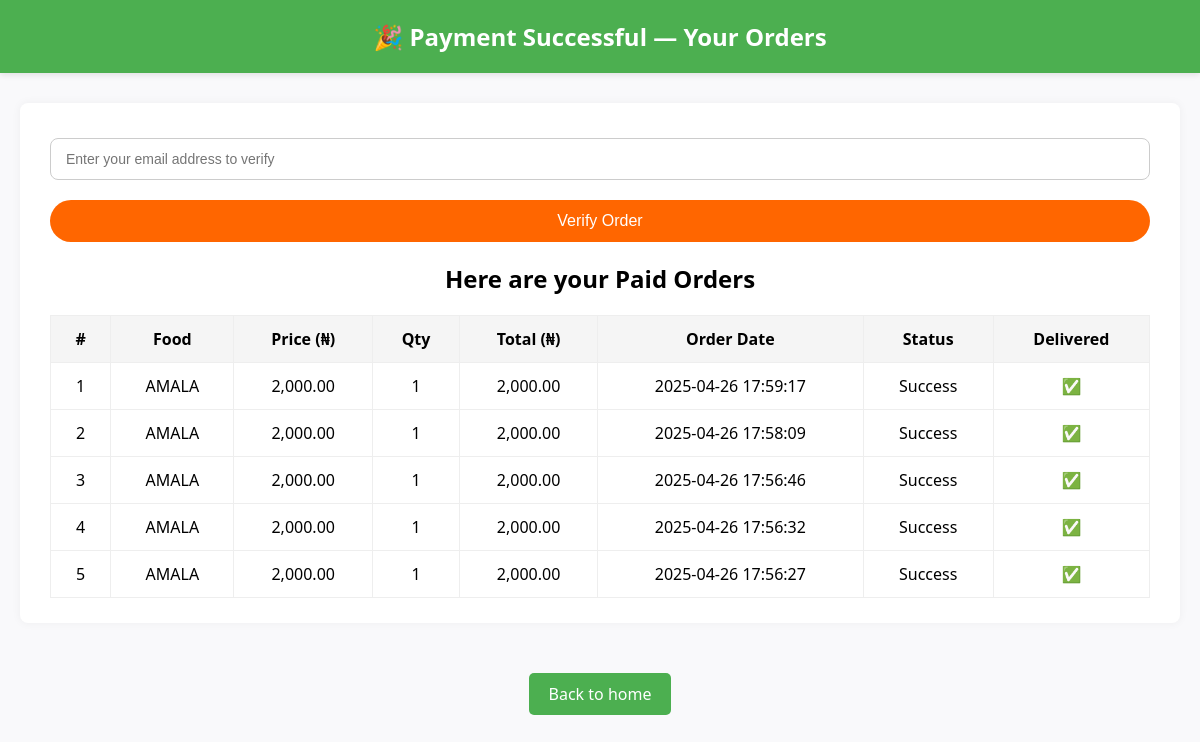
The page /view-orders.php?email=tofyvuqo@mailinator.com on the database its author committed.
### tables this page shows
CREATE TABLE `tbl_order` (
  `id` int(10) UNSIGNED NOT NULL,
  `food` varchar(150) NOT NULL,
  `price` decimal(10,2) NOT NULL,
  `qty` int(11) NOT NULL,
  `total` decimal(10,2) NOT NULL,
  `order_date` datetime NOT NULL,
  `status` varchar(50) NOT NULL,
  `customer_name` varchar(150) NOT NULL,
  `customer_contact` varchar(20) NOT NULL,
  `customer_email` varchar(150) NOT NULL,
  `customer_address` varchar(255) NOT NULL,
  `delivered` enum('Yes','No') NOT NULL DEFAULT 'No'
);

### view-orders.php (the view, shortened to what this page needs)
<?php
require __DIR__ . '/config/constants.php';
if (isset($_GET['email'])) {
    $customer_email = mysqli_real_escape_string($conn, $_GET['email']);
    $sql = "SELECT * FROM tbl_order WHERE customer_email = '$customer_email' AND status = 'Paid' ORDER BY order_date DESC";
    $res = mysqli_query($conn, $sql);
} else {
    $res = false;
}
?>
<!DOCTYPE html>
<html lang="en">
<head>
</head>
<body>
<div class="success-banner">
    🎉 Payment Successful — Your Orders
</div>
<div class="container">
    <form action="" method="get">
        <input type="email" name="email" placeholder="Enter your email address to verify" class="form-control">
        <button type="submit">Verify Order</button>
    </form>
    <h2 style="text-align: center;">Here are your Paid Orders</h2>
<?php if ($res && mysqli_num_rows($res) > 0): ?>
    <table>
        <tr>
            <th>#</th>
            <th>Food</th>
            <th>Price (₦)</th>
            <th>Qty</th>
            <th>Total (₦)</th>
            <th>Order Date</th>
            <th>Status</th>
            <th>Delivered</th>
        </tr>
        <?php
        $sn = 1;
        while ($row = mysqli_fetch_assoc($res)):
        ?>
            <tr>
                <td><?php echo $sn++; ?></td>
                <td><?php echo htmlspecialchars($row['food']); ?></td>
                <td><?php echo number_format($row['price'], 2); ?></td>
                <td><?php echo $row['qty']; ?></td>
                <td><?php echo number_format($row['total'], 2); ?></td>
                <td><?php echo $row['order_date']; ?></td>
                <td><?php echo ($row['status'] == 'Paid') ? 'Success' : 'Failed'; ?></td>
                <td>
                    <?php echo ($row['delivered'] == 'Yes') ? '✅' : '❌'; ?>
                </td>
            </tr>
        <?php endwhile; ?>
    </table>
<?php else: ?>
    <div class="no-orders">No successful orders found for your email.</div>
<?php endif; ?>
</div>
<div class="text-center">
 <p style="text-align:center;"><a href="index.php" class="back-button">Back to home</a></p>
</div>
</body>
</html>

### view-orders.php (style rules this page uses)
body { font-family: 'Segoe UI', Tahoma, Geneva, Verdana, sans-serif; margin: 0; padding: 0; background-color: #f9f9fb; }
input { width: 100%; padding: 12px 15px; margin: 10px 0; border: 1px solid #ccc; border-radius: 8px; outline: none; font-size: 14px; box-sizing: border-box; }
button { width: 100%; padding: 12px; background-color: #ff6600; color: white; border: none; border-radius: 25px; font-size: 16px; cursor: pointer; margin-top: 10px; transition: background 0.3s ease; }
.success-banner { background: #4CAF50; color: white; padding: 20px; text-align: center; font-size: 24px; font-weight: bold; box-shadow: 0 2px 6px rgba(0,0,0,0.1); }
.container { width: 95%; max-width: 1100px; margin: 30px auto; background: #fff; padding: 25px 30px; border-radius: 8px; box-shadow: 0 0 10px rgba(0,0,0,0.05); }
table { width: 100%; border-collapse: collapse; margin-top: 10px; }
th, td { padding: 12px 15px; border: 1px solid #eee; text-align: center; }
th { background-color: #f5f5f5; font-weight: 600; }
.back-button { display: inline-block; margin-top: 20px; padding: 10px 20px; background-color: #4CAF50; color: white; text-decoration: none; border-radius: 5px; transition: background 0.3s ease; }
td:last-child { color: #0f0; font-weight: 600; }

### rows shown on the page
tbl_order: food "AMALA", price "2,000.00", qty "1", total "2,000.00", order_date "2025-04-26 17:59:17", status "Success"
tbl_order: food "AMALA", price "2,000.00", qty "1", total "2,000.00", order_date "2025-04-26 17:58:09", status "Success"
tbl_order: food "AMALA", price "2,000.00", qty "1", total "2,000.00", order_date "2025-04-26 17:56:46", status "Success"
tbl_order: food "AMALA", price "2,000.00", qty "1", total "2,000.00", order_date "2025-04-26 17:56:32", status "Success"
tbl_order: food "AMALA", price "2,000.00", qty "1", total "2,000.00", order_date "2025-04-26 17:56:27", status "Success"
